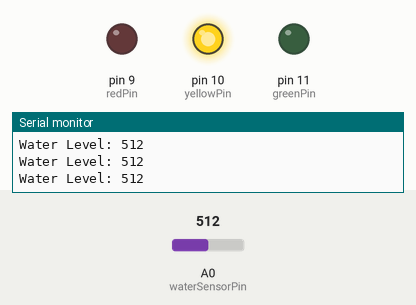
Bench run of a sketch on a simulated Arduino Uno, built with avr-gcc and run on an emulated ATmega328P. On the bench: output pins drawn as LEDs (lit = HIGH), the last lines printed to the serial monitor. Inputs (shaded band) come from the test bench; at power-on: A0 (waterSensorPin) = 512.

Above: at 1.3 s.
1.4 s: A0 (waterSensorPin) set to 610
At 2.7 s:
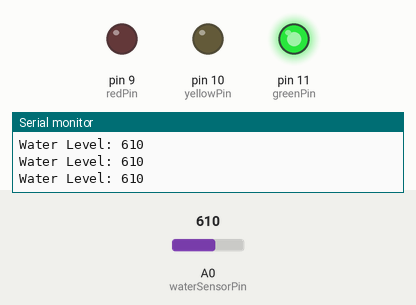
3.0 s: A0 (waterSensorPin) set to 190
At 3.9 s:
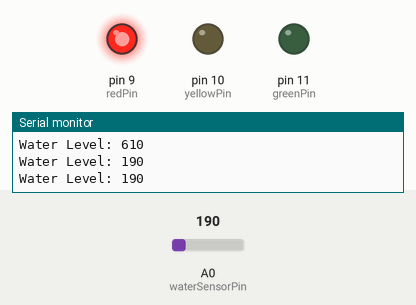
4.5 s: A0 (waterSensorPin) set to 210
At 5.0 s:
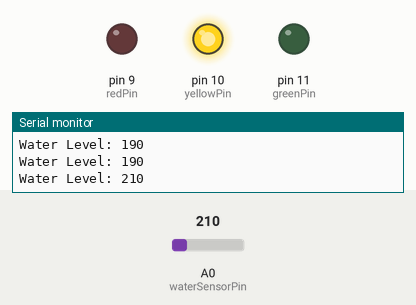
6.0 s: A0 (waterSensorPin) set to 122
At 7.4 s:
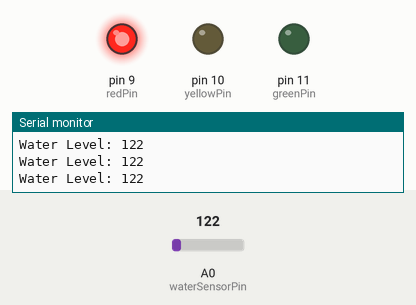
Timing chart, 0 to 8.5 s (numbered marks = the images above; inputs shaded):
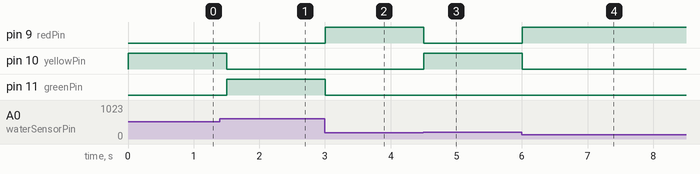

The sketch:

water_sensor.ino
```cpp
int waterSensorPin = A0;

int redPin = 9;
int yellowPin = 10;
int greenPin = 11;

void setup() {
  Serial.begin(9600);
  pinMode(redPin, OUTPUT);
  pinMode(yellowPin, OUTPUT);
  pinMode(greenPin, OUTPUT);
}

void loop() {
  int sensorValue = analogRead(waterSensorPin);
  Serial.print("Water Level: ");
  Serial.println(sensorValue);

  // Turn off all LEDs first
  digitalWrite(redPin, LOW);
  digitalWrite(yellowPin, LOW);
  digitalWrite(greenPin, LOW);

  if (sensorValue > 600) {
    // Low water level → Turn on the green LED
    digitalWrite(greenPin, HIGH);
  } else if (sensorValue >= 200 && sensorValue < 600) {
    // Medium water level → Turn on the yellow LED
    digitalWrite(yellowPin, HIGH);
  } else {
    // High water level → Turn on the red LED
    digitalWrite(redPin, HIGH);
  }

  delay(500);
}
```

Measured:
- the behaviour switches between 199 and 200 on A0 (waterSensorPin) (found by bisection; images 2 and 3)
- after the input at 1.4 s, pin 10 (yellowPin): HIGH → LOW after 0.10 s; pin 11 (greenPin): LOW → HIGH after 0.10 s
- after the input at 3.0 s, pin 9 (redPin): LOW → HIGH at once; pin 11 (greenPin): HIGH → LOW at once
- after the input at 4.5 s, pin 9 (redPin): HIGH → LOW at once; pin 10 (yellowPin): LOW → HIGH at once
- after the input at 6.0 s, pin 9 (redPin): LOW → HIGH at once; pin 10 (yellowPin): HIGH → LOW at once
